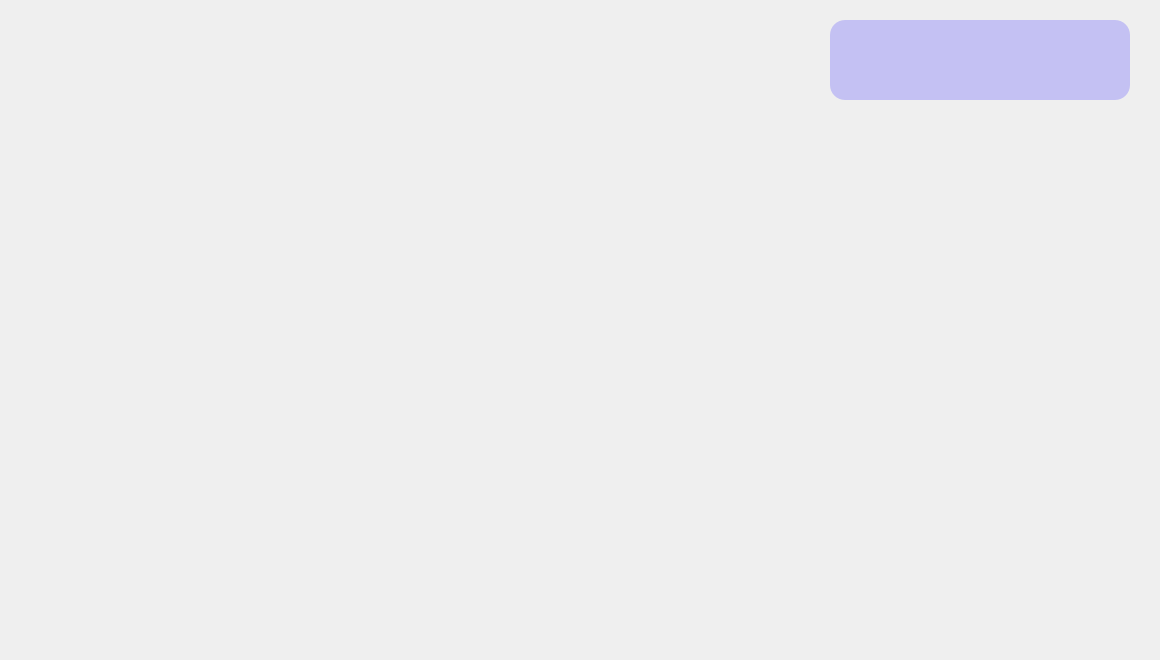
<?xml version="1.0" encoding="UTF-8"?>
<ui version="4.0">
 <class>currency_widget</class>
 <widget class="QWidget" name="currency_widget">
  <property name="geometry">
   <rect>
    <x>0</x>
    <y>0</y>
    <width>1160</width>
    <height>660</height>
   </rect>
  </property>
  <property name="windowTitle">
   <string>Form</string>
  </property>
  <property name="styleSheet">
   <string notr="true"/>
  </property>
  <widget class="QWidget" name="widget" native="true">
   <property name="geometry">
    <rect>
     <x>0</x>
     <y>0</y>
     <width>1160</width>
     <height>660</height>
    </rect>
   </property>
   <property name="styleSheet">
    <string notr="true">#widget{
background-image : url(:/Images/CurrencyWidgetBackground.png);
}
</string>
   </property>
   <widget class="QWidget" name="layoutWidget">
    <property name="geometry">
     <rect>
      <x>70</x>
      <y>190</y>
      <width>962</width>
      <height>324</height>
     </rect>
    </property>
    <layout class="QHBoxLayout" name="horizontalLayout_2">
     <item>
      <layout class="QVBoxLayout" name="verticalLayout_5">
       <item>
        <widget class="QRadioButton" name="RB_AED">
         <property name="minimumSize">
          <size>
           <width>235</width>
           <height>50</height>
          </size>
         </property>
         <property name="cursor">
          <cursorShape>PointingHandCursor</cursorShape>
         </property>
         <property name="styleSheet">
          <string notr="true">QRadioButton::indicator {
    border: none;
}
QRadioButton {
	background-image : url(:/Images/icons/countries/AED.png) ;
}
QRadioButton:hover{
	background-color: rgba(180, 160, 233, 0.5);
}

QRadioButton:checked {
    background-color: rgba(180, 160, 233, 0.5);
}

</string>
         </property>
         <property name="text">
          <string/>
         </property>
        </widget>
       </item>
       <item>
        <widget class="QRadioButton" name="RB_AUD">
         <property name="minimumSize">
          <size>
           <width>235</width>
           <height>50</height>
          </size>
         </property>
         <property name="cursor">
          <cursorShape>PointingHandCursor</cursorShape>
         </property>
         <property name="styleSheet">
          <string notr="true">QRadioButton::indicator {
    border: none;
}
QRadioButton {
	background-image : url(:/Images/icons/countries/AUD.png) ;
}
QRadioButton:hover{
	background-color: rgba(180, 160, 233, 0.5);
}

QRadioButton:checked {
    background-color: rgba(180, 160, 233, 0.5);
}

</string>
         </property>
         <property name="text">
          <string/>
         </property>
        </widget>
       </item>
       <item>
        <widget class="QRadioButton" name="RB_BRL">
         <property name="minimumSize">
          <size>
           <width>235</width>
           <height>50</height>
          </size>
         </property>
         <property name="cursor">
          <cursorShape>PointingHandCursor</cursorShape>
         </property>
         <property name="styleSheet">
          <string notr="true">QRadioButton::indicator {
    border: none;
}
QRadioButton {
	background-image : url(:/Images/icons/countries/BRL.png) ;
}
QRadioButton:hover{
	background-color: rgba(180, 160, 233, 0.5);
}

QRadioButton:checked {
    background-color: rgba(180, 160, 233, 0.5);
}

</string>
         </property>
         <property name="text">
          <string/>
         </property>
        </widget>
       </item>
       <item>
        <widget class="QRadioButton" name="RB_CAD">
         <property name="minimumSize">
          <size>
           <width>235</width>
           <height>50</height>
          </size>
         </property>
         <property name="cursor">
          <cursorShape>PointingHandCursor</cursorShape>
         </property>
         <property name="styleSheet">
          <string notr="true">QRadioButton::indicator {
    border: none;
}
QRadioButton {
	background-image : url(:/Images/icons/countries/CAD.png) ;
}
QRadioButton:hover{
	background-color: rgba(180, 160, 233, 0.5);
}

QRadioButton:checked {
    background-color: rgba(180, 160, 233, 0.5);
}

</string>
         </property>
         <property name="text">
          <string/>
         </property>
        </widget>
       </item>
       <item>
        <widget class="QRadioButton" name="RB_CHF">
         <property name="sizePolicy">
          <sizepolicy hsizetype="Minimum" vsizetype="Fixed">
           <horstretch>0</horstretch>
           <verstretch>0</verstretch>
          </sizepolicy>
         </property>
         <property name="minimumSize">
          <size>
           <width>0</width>
           <height>50</height>
          </size>
         </property>
         <property name="cursor">
          <cursorShape>PointingHandCursor</cursorShape>
         </property>
         <property name="styleSheet">
          <string notr="true">QRadioButton::indicator {
    border: none;
}
QRadioButton {
	background-image : url(:/Images/icons/countries/CHF.png) ;
}
QRadioButton:hover{
	background-color: rgba(180, 160, 233, 0.5);
}

QRadioButton:checked {
    background-color: rgba(180, 160, 233, 0.5);
}

</string>
         </property>
         <property name="text">
          <string/>
         </property>
        </widget>
       </item>
       <item>
        <widget class="QRadioButton" name="RB_CNY">
         <property name="minimumSize">
          <size>
           <width>0</width>
           <height>50</height>
          </size>
         </property>
         <property name="cursor">
          <cursorShape>PointingHandCursor</cursorShape>
         </property>
         <property name="styleSheet">
          <string notr="true">QRadioButton::indicator {
    border: none;
}
QRadioButton {
	background-image : url(:/Images/icons/countries/CNY.png) ;
}
QRadioButton:hover{
	background-color: rgba(180, 160, 233, 0.5);
}

QRadioButton:checked {
    background-color: rgba(180, 160, 233, 0.5);
}

</string>
         </property>
         <property name="text">
          <string/>
         </property>
        </widget>
       </item>
      </layout>
     </item>
     <item>
      <layout class="QVBoxLayout" name="verticalLayout_6">
       <item>
        <widget class="QRadioButton" name="RB_EGP">
         <property name="minimumSize">
          <size>
           <width>235</width>
           <height>50</height>
          </size>
         </property>
         <property name="cursor">
          <cursorShape>PointingHandCursor</cursorShape>
         </property>
         <property name="styleSheet">
          <string notr="true">QRadioButton::indicator {
    border: none;
}
QRadioButton {
	background-image : url(:/Images/icons/countries/EGP.png) ;
}
QRadioButton:hover{
	background-color: rgba(180, 160, 233, 0.5);
}

QRadioButton:checked {
    background-color: rgba(180, 160, 233, 0.5);
}

</string>
         </property>
         <property name="text">
          <string/>
         </property>
        </widget>
       </item>
       <item>
        <widget class="QRadioButton" name="RB_EUR">
         <property name="minimumSize">
          <size>
           <width>235</width>
           <height>50</height>
          </size>
         </property>
         <property name="cursor">
          <cursorShape>PointingHandCursor</cursorShape>
         </property>
         <property name="styleSheet">
          <string notr="true">QRadioButton::indicator {
    border: none;
}
QRadioButton {
	background-image : url(:/Images/icons/countries/EUR.png) ;
}
QRadioButton:hover{
	background-color: rgba(180, 160, 233, 0.5);
}

QRadioButton:checked {
    background-color: rgba(180, 160, 233, 0.5);
}

</string>
         </property>
         <property name="text">
          <string/>
         </property>
        </widget>
       </item>
       <item>
        <widget class="QRadioButton" name="RB_GBP">
         <property name="minimumSize">
          <size>
           <width>235</width>
           <height>50</height>
          </size>
         </property>
         <property name="cursor">
          <cursorShape>PointingHandCursor</cursorShape>
         </property>
         <property name="styleSheet">
          <string notr="true">QRadioButton::indicator {
    border: none;
}
QRadioButton {
	background-image : url(:/Images/icons/countries/GBP.png) ;
}
QRadioButton:hover{
	background-color: rgba(180, 160, 233, 0.5);
}

QRadioButton:checked {
    background-color: rgba(180, 160, 233, 0.5);
}

</string>
         </property>
         <property name="text">
          <string/>
         </property>
        </widget>
       </item>
       <item>
        <widget class="QRadioButton" name="RB_HKD">
         <property name="minimumSize">
          <size>
           <width>235</width>
           <height>50</height>
          </size>
         </property>
         <property name="cursor">
          <cursorShape>PointingHandCursor</cursorShape>
         </property>
         <property name="styleSheet">
          <string notr="true">QRadioButton::indicator {
    border: none;
}
QRadioButton {
	background-image : url(:/Images/icons/countries/HKD.png) ;
}
QRadioButton:hover{
	background-color: rgba(180, 160, 233, 0.5);
}

QRadioButton:checked {
    background-color: rgba(180, 160, 233, 0.5);
}

</string>
         </property>
         <property name="text">
          <string/>
         </property>
        </widget>
       </item>
       <item>
        <widget class="QRadioButton" name="RB_INR">
         <property name="sizePolicy">
          <sizepolicy hsizetype="Minimum" vsizetype="Fixed">
           <horstretch>0</horstretch>
           <verstretch>0</verstretch>
          </sizepolicy>
         </property>
         <property name="minimumSize">
          <size>
           <width>0</width>
           <height>50</height>
          </size>
         </property>
         <property name="cursor">
          <cursorShape>PointingHandCursor</cursorShape>
         </property>
         <property name="styleSheet">
          <string notr="true">QRadioButton::indicator {
    border: none;
}
QRadioButton {
	background-image : url(:/Images/icons/countries/INR.png) ;
}
QRadioButton:hover{
	background-color: rgba(180, 160, 233, 0.5);
}

QRadioButton:checked {
    background-color: rgba(180, 160, 233, 0.5);
}

</string>
         </property>
         <property name="text">
          <string/>
         </property>
        </widget>
       </item>
       <item>
        <widget class="QRadioButton" name="RB_IRR">
         <property name="minimumSize">
          <size>
           <width>0</width>
           <height>50</height>
          </size>
         </property>
         <property name="cursor">
          <cursorShape>PointingHandCursor</cursorShape>
         </property>
         <property name="styleSheet">
          <string notr="true">QRadioButton::indicator {
    border: none;
}
QRadioButton {
	background-image : url(:/Images/icons/countries/IRR.png) ;
}
QRadioButton:hover{
	background-color: rgba(180, 160, 233, 0.5);
}

QRadioButton:checked {
    background-color: rgba(180, 160, 233, 0.5);
}

</string>
         </property>
         <property name="text">
          <string/>
         </property>
        </widget>
       </item>
      </layout>
     </item>
     <item>
      <layout class="QVBoxLayout" name="verticalLayout_8">
       <item>
        <widget class="QRadioButton" name="RB_JPY">
         <property name="minimumSize">
          <size>
           <width>235</width>
           <height>50</height>
          </size>
         </property>
         <property name="cursor">
          <cursorShape>PointingHandCursor</cursorShape>
         </property>
         <property name="styleSheet">
          <string notr="true">QRadioButton::indicator {
    border: none;
}
QRadioButton {
	background-image : url(:/Images/icons/countries/JPY.png) ;
}
QRadioButton:hover{
	background-color: rgba(180, 160, 233, 0.5);
}

QRadioButton:checked {
    background-color: rgba(180, 160, 233, 0.5);
}

</string>
         </property>
         <property name="text">
          <string/>
         </property>
        </widget>
       </item>
       <item>
        <widget class="QRadioButton" name="RB_KRW">
         <property name="minimumSize">
          <size>
           <width>235</width>
           <height>50</height>
          </size>
         </property>
         <property name="cursor">
          <cursorShape>PointingHandCursor</cursorShape>
         </property>
         <property name="styleSheet">
          <string notr="true">QRadioButton::indicator {
    border: none;
}
QRadioButton {
	background-image : url(:/Images/icons/countries/KRW.png) ;
}
QRadioButton:hover{
	background-color: rgba(180, 160, 233, 0.5);
}

QRadioButton:checked {
    background-color: rgba(180, 160, 233, 0.5);
}

</string>
         </property>
         <property name="text">
          <string/>
         </property>
        </widget>
       </item>
       <item>
        <widget class="QRadioButton" name="RB_MXN">
         <property name="minimumSize">
          <size>
           <width>235</width>
           <height>50</height>
          </size>
         </property>
         <property name="cursor">
          <cursorShape>PointingHandCursor</cursorShape>
         </property>
         <property name="styleSheet">
          <string notr="true">QRadioButton::indicator {
    border: none;
}
QRadioButton {
	background-image : url(:/Images/icons/countries/MXN.png) ;
}
QRadioButton:hover{
	background-color: rgba(180, 160, 233, 0.5);
}

QRadioButton:checked {
    background-color: rgba(180, 160, 233, 0.5);
}

</string>
         </property>
         <property name="text">
          <string/>
         </property>
        </widget>
       </item>
       <item>
        <widget class="QRadioButton" name="RB_NOK">
         <property name="minimumSize">
          <size>
           <width>235</width>
           <height>50</height>
          </size>
         </property>
         <property name="cursor">
          <cursorShape>PointingHandCursor</cursorShape>
         </property>
         <property name="styleSheet">
          <string notr="true">QRadioButton::indicator {
    border: none;
}
QRadioButton {
	background-image : url(:/Images/icons/countries/NOK.png) ;
}
QRadioButton:hover{
	background-color: rgba(180, 160, 233, 0.5);
}

QRadioButton:checked {
    background-color: rgba(180, 160, 233, 0.5);
}

</string>
         </property>
         <property name="text">
          <string/>
         </property>
        </widget>
       </item>
       <item>
        <widget class="QRadioButton" name="RB_NZD">
         <property name="sizePolicy">
          <sizepolicy hsizetype="Minimum" vsizetype="Fixed">
           <horstretch>0</horstretch>
           <verstretch>0</verstretch>
          </sizepolicy>
         </property>
         <property name="minimumSize">
          <size>
           <width>0</width>
           <height>50</height>
          </size>
         </property>
         <property name="cursor">
          <cursorShape>PointingHandCursor</cursorShape>
         </property>
         <property name="styleSheet">
          <string notr="true">QRadioButton::indicator {
    border: none;
}
QRadioButton {
	background-image : url(:/Images/icons/countries/NZD.png) ;
}
QRadioButton:hover{
	background-color: rgba(180, 160, 233, 0.5);
}

QRadioButton:checked {
    background-color: rgba(180, 160, 233, 0.5);
}

</string>
         </property>
         <property name="text">
          <string/>
         </property>
        </widget>
       </item>
       <item>
        <widget class="QRadioButton" name="RB_PLN">
         <property name="minimumSize">
          <size>
           <width>0</width>
           <height>50</height>
          </size>
         </property>
         <property name="cursor">
          <cursorShape>PointingHandCursor</cursorShape>
         </property>
         <property name="styleSheet">
          <string notr="true">QRadioButton::indicator {
    border: none;
}
QRadioButton {
	background-image : url(:/Images/icons/countries/PLN.png) ;
}
QRadioButton:hover{
	background-color: rgba(180, 160, 233, 0.5);
}

QRadioButton:checked {
    background-color: rgba(180, 160, 233, 0.5);
}

</string>
         </property>
         <property name="text">
          <string/>
         </property>
        </widget>
       </item>
      </layout>
     </item>
     <item>
      <layout class="QVBoxLayout" name="verticalLayout_7">
       <item>
        <widget class="QRadioButton" name="RB_RUB">
         <property name="minimumSize">
          <size>
           <width>235</width>
           <height>50</height>
          </size>
         </property>
         <property name="cursor">
          <cursorShape>PointingHandCursor</cursorShape>
         </property>
         <property name="styleSheet">
          <string notr="true">QRadioButton::indicator {
    border: none;
}
QRadioButton {
	background-image : url(:/Images/icons/countries/RUB.png) ;
}
QRadioButton:hover{
	background-color: rgba(180, 160, 233, 0.5);
}

QRadioButton:checked {
    background-color: rgba(180, 160, 233, 0.5);
}

</string>
         </property>
         <property name="text">
          <string/>
         </property>
        </widget>
       </item>
       <item>
        <widget class="QRadioButton" name="RB_SAR">
         <property name="minimumSize">
          <size>
           <width>235</width>
           <height>50</height>
          </size>
         </property>
         <property name="cursor">
          <cursorShape>PointingHandCursor</cursorShape>
         </property>
         <property name="styleSheet">
          <string notr="true">QRadioButton::indicator {
    border: none;
}
QRadioButton {
	background-image : url(:/Images/icons/countries/SAR.png) ;
}
QRadioButton:hover{
	background-color: rgba(180, 160, 233, 0.5);
}

QRadioButton:checked {
    background-color: rgba(180, 160, 233, 0.5);
}

</string>
         </property>
         <property name="text">
          <string/>
         </property>
        </widget>
       </item>
       <item>
        <widget class="QRadioButton" name="RB_SEK">
         <property name="minimumSize">
          <size>
           <width>235</width>
           <height>50</height>
          </size>
         </property>
         <property name="cursor">
          <cursorShape>PointingHandCursor</cursorShape>
         </property>
         <property name="styleSheet">
          <string notr="true">QRadioButton::indicator {
    border: none;
}
QRadioButton {
	background-image : url(:/Images/icons/countries/SEK.png) ;
}
QRadioButton:hover{
	background-color: rgba(180, 160, 233, 0.5);
}

QRadioButton:checked {
    background-color: rgba(180, 160, 233, 0.5);
}

</string>
         </property>
         <property name="text">
          <string/>
         </property>
        </widget>
       </item>
       <item>
        <widget class="QRadioButton" name="RB_TRY">
         <property name="minimumSize">
          <size>
           <width>235</width>
           <height>50</height>
          </size>
         </property>
         <property name="cursor">
          <cursorShape>PointingHandCursor</cursorShape>
         </property>
         <property name="styleSheet">
          <string notr="true">QRadioButton::indicator {
    border: none;
}
QRadioButton {
	background-image : url(:/Images/icons/countries/TRY.png) ;
}
QRadioButton:hover{
	background-color: rgba(180, 160, 233, 0.5);
}

QRadioButton:checked {
    background-color: rgba(180, 160, 233, 0.5);
}

</string>
         </property>
         <property name="text">
          <string/>
         </property>
        </widget>
       </item>
       <item>
        <widget class="QRadioButton" name="RB_USD">
         <property name="sizePolicy">
          <sizepolicy hsizetype="Minimum" vsizetype="Fixed">
           <horstretch>0</horstretch>
           <verstretch>0</verstretch>
          </sizepolicy>
         </property>
         <property name="minimumSize">
          <size>
           <width>0</width>
           <height>50</height>
          </size>
         </property>
         <property name="cursor">
          <cursorShape>PointingHandCursor</cursorShape>
         </property>
         <property name="styleSheet">
          <string notr="true">QRadioButton::indicator {
    border: none;
}
QRadioButton {
	background-image : url(:/Images/icons/countries/USD.png) ;
}
QRadioButton:hover{
	background-color: rgba(180, 160, 233, 0.5);
}

QRadioButton:checked {
    background-color: rgba(180, 160, 233, 0.5);
}

</string>
         </property>
         <property name="text">
          <string/>
         </property>
        </widget>
       </item>
       <item>
        <widget class="QRadioButton" name="RB_ZAR">
         <property name="minimumSize">
          <size>
           <width>0</width>
           <height>50</height>
          </size>
         </property>
         <property name="cursor">
          <cursorShape>PointingHandCursor</cursorShape>
         </property>
         <property name="styleSheet">
          <string notr="true">QRadioButton::indicator {
    border: none;
}
QRadioButton {
	background-image : url(:/Images/icons/countries/ZAR.png) ;
}
QRadioButton:hover{
	background-color: rgba(180, 160, 233, 0.5);
}

QRadioButton:checked {
    background-color: rgba(180, 160, 233, 0.5);
}

</string>
         </property>
         <property name="text">
          <string/>
         </property>
        </widget>
       </item>
      </layout>
     </item>
    </layout>
   </widget>
   <widget class="QPushButton" name="PB_editRate">
    <property name="geometry">
     <rect>
      <x>830</x>
      <y>20</y>
      <width>300</width>
      <height>80</height>
     </rect>
    </property>
    <property name="cursor">
     <cursorShape>PointingHandCursor</cursorShape>
    </property>
    <property name="styleSheet">
     <string notr="true">QPushButton {
	background-image : url(:/Images/icons/editExchangeRate.png);
	background-color : #c4c1f3;
	border-radius :15px;
}

QPushButton:hover {
	background-color: #d8d6f7;
}</string>
    </property>
    <property name="text">
     <string/>
    </property>
   </widget>
  </widget>
 </widget>
 <resources/>
 <connections/>
</ui>
